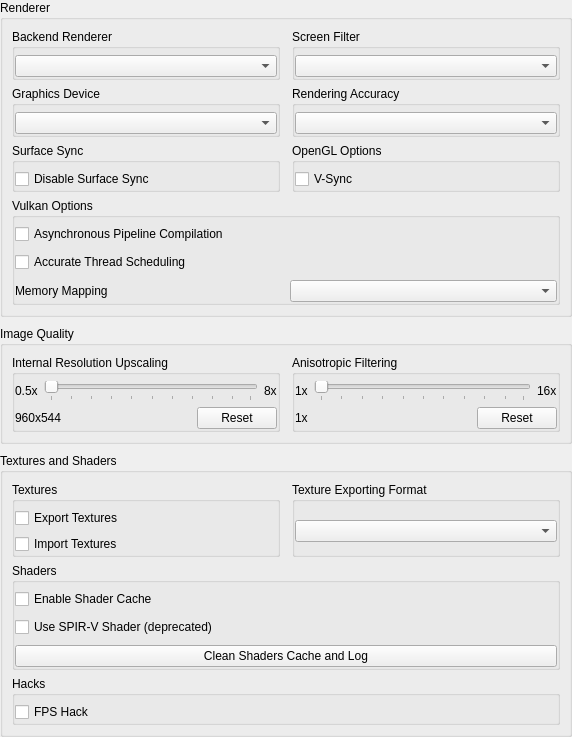
           <widget class="QWidget" name="gpu_scroll_contents">
            <property name="geometry">
             <rect>
              <x>0</x>
              <y>0</y>
              <width>572</width>
              <height>706</height>
             </rect>
            </property>
            <layout class="QVBoxLayout" name="gpu_tab_content_layout">
             <property name="spacing">
              <number>9</number>
             </property>
             <property name="leftMargin">
              <number>0</number>
             </property>
             <property name="topMargin">
              <number>0</number>
             </property>
             <property name="rightMargin">
              <number>0</number>
             </property>
             <property name="bottomMargin">
              <number>0</number>
             </property>
             <item>
              <widget class="QGroupBox" name="gb_gpu_renderer_section">
               <property name="title">
                <string>Renderer</string>
               </property>
               <layout class="QGridLayout" name="gb_gpu_renderer_section_layout">
                <property name="horizontalSpacing">
                 <number>12</number>
                </property>
                <property name="verticalSpacing">
                 <number>6</number>
                </property>
                <item row="0" column="0">
                 <widget class="QGroupBox" name="gb_backend_renderer">
                  <property name="title">
                   <string>Backend Renderer</string>
                  </property>
                  <property name="flat">
                   <bool>true</bool>
                  </property>
                  <layout class="QVBoxLayout" name="gb_backend_renderer_layout">
                   <property name="leftMargin">
                    <number>0</number>
                   </property>
                   <property name="topMargin">
                    <number>6</number>
                   </property>
                   <property name="rightMargin">
                    <number>0</number>
                   </property>
                   <property name="bottomMargin">
                    <number>0</number>
                   </property>
                   <item>
                    <widget class="QComboBox" name="backend_renderer_box"/>
                   </item>
                  </layout>
                 </widget>
                </item>
                <item row="0" column="1">
                 <widget class="QGroupBox" name="gb_screen_filter">
                  <property name="title">
                   <string>Screen Filter</string>
                  </property>
                  <property name="flat">
                   <bool>true</bool>
                  </property>
                  <layout class="QVBoxLayout" name="gb_screen_filter_layout">
                   <property name="leftMargin">
                    <number>0</number>
                   </property>
                   <property name="topMargin">
                    <number>6</number>
                   </property>
                   <property name="rightMargin">
                    <number>0</number>
                   </property>
                   <property name="bottomMargin">
                    <number>0</number>
                   </property>
                   <item>
                    <widget class="QComboBox" name="screen_filter_box"/>
                   </item>
                  </layout>
                 </widget>
                </item>
                <item row="1" column="0">
                 <widget class="QGroupBox" name="gb_gpu_device">
                  <property name="title">
                   <string>Graphics Device</string>
                  </property>
                  <property name="flat">
                   <bool>true</bool>
                  </property>
                  <layout class="QVBoxLayout" name="gb_gpu_device_layout">
                   <property name="leftMargin">
                    <number>0</number>
                   </property>
                   <property name="topMargin">
                    <number>6</number>
                   </property>
                   <property name="rightMargin">
                    <number>0</number>
                   </property>
                   <property name="bottomMargin">
                    <number>0</number>
                   </property>
                   <item>
                    <widget class="QComboBox" name="gpu_device_box"/>
                   </item>
                  </layout>
                 </widget>
                </item>
                <item row="1" column="1">
                 <widget class="QGroupBox" name="gb_renderer_accuracy">
                  <property name="title">
                   <string>Rendering Accuracy</string>
                  </property>
                  <property name="flat">
                   <bool>true</bool>
                  </property>
                  <layout class="QVBoxLayout" name="gb_renderer_accuracy_layout">
                   <property name="leftMargin">
                    <number>0</number>
                   </property>
                   <property name="topMargin">
                    <number>6</number>
                   </property>
                   <property name="rightMargin">
                    <number>0</number>
                   </property>
                   <property name="bottomMargin">
                    <number>0</number>
                   </property>
                   <item>
                    <widget class="QComboBox" name="renderer_accuracy_box"/>
                   </item>
                  </layout>
                 </widget>
                </item>
                <item row="2" column="0">
                 <widget class="QGroupBox" name="gb_surface_sync">
                  <property name="title">
                   <string>Surface Sync</string>
                  </property>
                  <property name="flat">
                   <bool>true</bool>
                  </property>
                  <layout class="QVBoxLayout" name="gb_surface_sync_layout">
                   <property name="leftMargin">
                    <number>0</number>
                   </property>
                   <property name="topMargin">
                    <number>6</number>
                   </property>
                   <property name="rightMargin">
                    <number>0</number>
                   </property>
                   <property name="bottomMargin">
                    <number>0</number>
                   </property>
                   <item>
                    <widget class="QCheckBox" name="disable_surface_sync">
                     <property name="text">
                      <string>Disable Surface Sync</string>
                     </property>
                    </widget>
                   </item>
                  </layout>
                 </widget>
                </item>
                <item row="2" column="1">
                 <widget class="QGroupBox" name="gb_opengl_options">
                  <property name="title">
                   <string>OpenGL Options</string>
                  </property>
                  <property name="flat">
                   <bool>true</bool>
                  </property>
                  <layout class="QVBoxLayout" name="gb_opengl_options_layout">
                   <property name="leftMargin">
                    <number>0</number>
                   </property>
                   <property name="topMargin">
                    <number>6</number>
                   </property>
                   <property name="rightMargin">
                    <number>0</number>
                   </property>
                   <property name="bottomMargin">
                    <number>0</number>
                   </property>
                   <item>
                    <widget class="QCheckBox" name="vsync">
                     <property name="text">
                      <string>V-Sync</string>
                     </property>
                    </widget>
                   </item>
                  </layout>
                 </widget>
                </item>
                <item row="3" column="0" colspan="2">
                 <widget class="QGroupBox" name="gb_vulkan_options">
                  <property name="title">
                   <string>Vulkan Options</string>
                  </property>
                  <property name="flat">
                   <bool>true</bool>
                  </property>
                  <layout class="QVBoxLayout" name="gb_vulkan_options_layout">
                   <property name="spacing">
                    <number>8</number>
                   </property>
                   <property name="leftMargin">
                    <number>0</number>
                   </property>
                   <property name="topMargin">
                    <number>6</number>
                   </property>
                   <property name="rightMargin">
                    <number>0</number>
                   </property>
                   <property name="bottomMargin">
                    <number>0</number>
                   </property>
                   <item>
                    <widget class="QCheckBox" name="async_pipeline_compilation">
                     <property name="text">
                      <string>Asynchronous Pipeline Compilation</string>
                     </property>
                    </widget>
                   </item>
                   <item>
                    <widget class="QCheckBox" name="accurate_thread_scheduling">
                     <property name="text">
                      <string>Accurate Thread Scheduling</string>
                     </property>
                    </widget>
                   </item>
                   <item>
                    <layout class="QHBoxLayout" name="memory_mapping_layout">
                     <property name="spacing">
                      <number>8</number>
                     </property>
                     <item>
                      <widget class="QLabel" name="label_memory_mapping">
                       <property name="text">
                        <string>Memory Mapping</string>
                       </property>
                      </widget>
                     </item>
                     <item>
                      <widget class="QComboBox" name="memory_mapping_box"/>
                     </item>
                    </layout>
                   </item>
                  </layout>
                 </widget>
                </item>
               </layout>
              </widget>
             </item>
             <item>
              <widget class="QGroupBox" name="gb_gpu_quality_section">
               <property name="title">
                <string>Image Quality</string>
               </property>
               <layout class="QHBoxLayout" name="gb_gpu_quality_section_layout">
                <property name="spacing">
                 <number>12</number>
                </property>
                <item alignment="Qt::AlignmentFlag::AlignTop">
                 <widget class="QGroupBox" name="gb_resolution_upscaling">
                  <property name="title">
                   <string>Internal Resolution Upscaling</string>
                  </property>
                  <property name="flat">
                   <bool>true</bool>
                  </property>
                  <layout class="QVBoxLayout" name="gb_resolution_upscaling_layout">
                   <property name="leftMargin">
                    <number>0</number>
                   </property>
                   <property name="topMargin">
                    <number>6</number>
                   </property>
                   <property name="rightMargin">
                    <number>0</number>
                   </property>
                   <property name="bottomMargin">
                    <number>0</number>
                   </property>
                   <item>
                    <layout class="QHBoxLayout" name="res_upscale_layout_top">
                     <item>
                      <widget class="QLabel" name="res_upscale_min">
                       <property name="text">
                        <string>0.5x</string>
                       </property>
                      </widget>
                     </item>
                     <item>
                      <widget class="QSlider" name="resolution_upscale">
                       <property name="orientation">
                        <enum>Qt::Orientation::Horizontal</enum>
                       </property>
                       <property name="tickPosition">
                        <enum>QSlider::TickPosition::TicksBelow</enum>
                       </property>
                      </widget>
                     </item>
                     <item>
                      <widget class="QLabel" name="res_upscale_max">
                       <property name="text">
                        <string>8x</string>
                       </property>
                      </widget>
                     </item>
                    </layout>
                   </item>
                   <item>
                    <layout class="QHBoxLayout" name="res_upscale_layout_bottom">
                     <item>
                      <widget class="QLabel" name="resolution_upscale_val">
                       <property name="text">
                        <string>960x544</string>
                       </property>
                      </widget>
                     </item>
                     <item>
                      <spacer name="resolution_upscale_spacer">
                       <property name="orientation">
                        <enum>Qt::Orientation::Horizontal</enum>
                       </property>
                       <property name="sizeHint" stdset="0">
                        <size>
                         <width>40</width>
                         <height>20</height>
                        </size>
                       </property>
                      </spacer>
                     </item>
                     <item>
                      <widget class="QPushButton" name="resolution_upscale_reset">
                       <property name="text">
                        <string>Reset</string>
                       </property>
                      </widget>
                     </item>
                    </layout>
                   </item>
                  </layout>
                 </widget>
                </item>
                <item alignment="Qt::AlignmentFlag::AlignTop">
                 <widget class="QGroupBox" name="gb_anisotropic_filtering">
                  <property name="title">
                   <string>Anisotropic Filtering</string>
                  </property>
                  <property name="flat">
                   <bool>true</bool>
                  </property>
                  <layout class="QVBoxLayout" name="gb_anisotropic_filtering_layout">
                   <property name="leftMargin">
                    <number>0</number>
                   </property>
                   <property name="topMargin">
                    <number>6</number>
                   </property>
                   <property name="rightMargin">
                    <number>0</number>
                   </property>
                   <property name="bottomMargin">
                    <number>0</number>
                   </property>
                   <item>
                    <layout class="QHBoxLayout" name="aniso_layout_top">
                     <item>
                      <widget class="QLabel" name="aniso_min">
                       <property name="text">
                        <string>1x</string>
                       </property>
                      </widget>
                     </item>
                     <item>
                      <widget class="QSlider" name="anisotropic_filter">
                       <property name="orientation">
                        <enum>Qt::Orientation::Horizontal</enum>
                       </property>
                       <property name="tickPosition">
                        <enum>QSlider::TickPosition::TicksBelow</enum>
                       </property>
                      </widget>
                     </item>
                     <item>
                      <widget class="QLabel" name="aniso_max">
                       <property name="text">
                        <string>16x</string>
                       </property>
                      </widget>
                     </item>
                    </layout>
                   </item>
                   <item>
                    <layout class="QHBoxLayout" name="aniso_layout_bottom">
                     <item>
                      <widget class="QLabel" name="anisotropic_filter_val">
                       <property name="text">
                        <string>1x</string>
                       </property>
                      </widget>
                     </item>
                     <item>
                      <spacer name="anisotropic_filter_spacer">
                       <property name="orientation">
                        <enum>Qt::Orientation::Horizontal</enum>
                       </property>
                       <property name="sizeHint" stdset="0">
                        <size>
                         <width>40</width>
                         <height>20</height>
                        </size>
                       </property>
                      </spacer>
                     </item>
                     <item>
                      <widget class="QPushButton" name="anisotropic_filter_reset">
                       <property name="text">
                        <string>Reset</string>
                       </property>
                      </widget>
                     </item>
                    </layout>
                   </item>
                  </layout>
                 </widget>
                </item>
               </layout>
              </widget>
             </item>
             <item>
              <widget class="QGroupBox" name="gb_gpu_texture_section">
               <property name="title">
                <string>Textures and Shaders</string>
               </property>
               <layout class="QGridLayout" name="gb_gpu_texture_section_layout">
                <property name="horizontalSpacing">
                 <number>12</number>
                </property>
                <property name="verticalSpacing">
                 <number>6</number>
                </property>
                <item row="0" column="0">
                 <widget class="QGroupBox" name="gb_texture_replacement">
                  <property name="title">
                   <string>Textures</string>
                  </property>
                  <property name="flat">
                   <bool>true</bool>
                  </property>
                  <layout class="QVBoxLayout" name="gb_texture_replacement_layout">
                   <property name="leftMargin">
                    <number>0</number>
                   </property>
                   <property name="topMargin">
                    <number>6</number>
                   </property>
                   <property name="rightMargin">
                    <number>0</number>
                   </property>
                   <property name="bottomMargin">
                    <number>0</number>
                   </property>
                   <item>
                    <widget class="QCheckBox" name="export_textures">
                     <property name="text">
                      <string>Export Textures</string>
                     </property>
                    </widget>
                   </item>
                   <item>
                    <widget class="QCheckBox" name="import_textures">
                     <property name="text">
                      <string>Import Textures</string>
                     </property>
                    </widget>
                   </item>
                  </layout>
                 </widget>
                </item>
                <item row="0" column="1">
                 <widget class="QGroupBox" name="gb_export_format">
                  <property name="title">
                   <string>Texture Exporting Format</string>
                  </property>
                  <property name="flat">
                   <bool>true</bool>
                  </property>
                  <layout class="QVBoxLayout" name="gb_export_format_layout">
                   <property name="leftMargin">
                    <number>0</number>
                   </property>
                   <property name="topMargin">
                    <number>6</number>
                   </property>
                   <property name="rightMargin">
                    <number>0</number>
                   </property>
                   <property name="bottomMargin">
                    <number>0</number>
                   </property>
                   <item>
                    <widget class="QComboBox" name="texture_export_format"/>
                   </item>
                  </layout>
                 </widget>
                </item>
                <item row="1" column="0" colspan="2">
                 <widget class="QGroupBox" name="gb_shaders">
                  <property name="title">
                   <string>Shaders</string>
                  </property>
                  <property name="flat">
                   <bool>true</bool>
                  </property>
                  <layout class="QVBoxLayout" name="gb_shaders_layout">
                   <property name="spacing">
                    <number>8</number>
                   </property>
                   <property name="leftMargin">
                    <number>0</number>
                   </property>
                   <property name="topMargin">
                    <number>6</number>
                   </property>
                   <property name="rightMargin">
                    <number>0</number>
                   </property>
                   <property name="bottomMargin">
                    <number>0</number>
                   </property>
                   <item>
                    <widget class="QCheckBox" name="shader_cache">
                     <property name="text">
                      <string>Enable Shader Cache</string>
                     </property>
                    </widget>
                   </item>
                   <item>
                    <widget class="QCheckBox" name="spirv_shader">
                     <property name="text">
                      <string>Use SPIR-V Shader (deprecated)</string>
                     </property>
                    </widget>
                   </item>
                   <item>
                    <widget class="QPushButton" name="clean_shaders_cache">
                     <property name="text">
                      <string>Clean Shaders Cache and Log</string>
                     </property>
                    </widget>
                   </item>
                  </layout>
                 </widget>
                </item>
                <item row="2" column="0" colspan="2">
                 <widget class="QGroupBox" name="gb_fps_hack">
                  <property name="title">
                   <string>Hacks</string>
                  </property>
                  <property name="flat">
                   <bool>true</bool>
                  </property>
                  <layout class="QVBoxLayout" name="gb_fps_hack_layout">
                   <property name="leftMargin">
                    <number>0</number>
                   </property>
                   <property name="topMargin">
                    <number>6</number>
                   </property>
                   <property name="rightMargin">
                    <number>0</number>
                   </property>
                   <property name="bottomMargin">
                    <number>0</number>
                   </property>
                   <item>
                    <widget class="QCheckBox" name="fps_hack">
                     <property name="text">
                      <string>FPS Hack</string>
                     </property>
                    </widget>
                   </item>
                  </layout>
                 </widget>
                </item>
               </layout>
              </widget>
             </item>
             <item>
              <spacer name="gpu_tab_content_spacer">
               <property name="orientation">
                <enum>Qt::Orientation::Vertical</enum>
               </property>
               <property name="sizeHint" stdset="0">
                <size>
                 <width>20</width>
                 <height>40</height>
                </size>
               </property>
              </spacer>
             </item>
            </layout>
           </widget>
